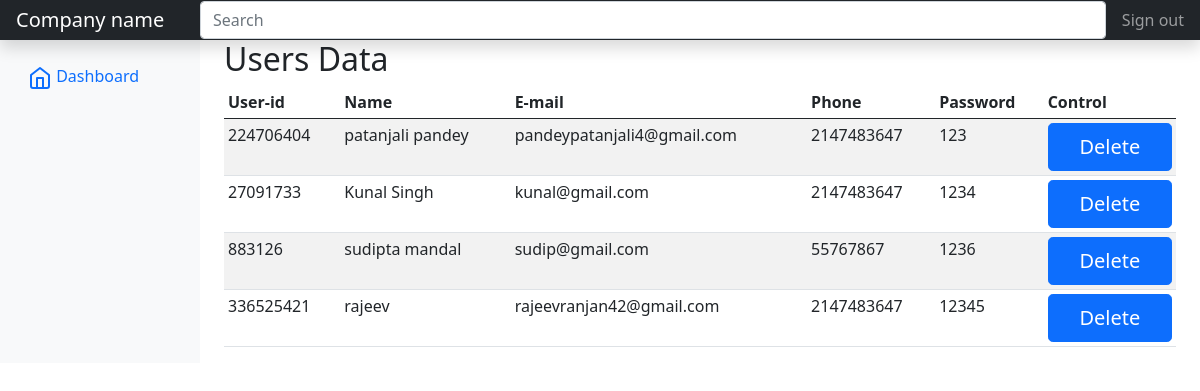
The app's page /admin.php with its own data.
### tables this page shows
CREATE TABLE `users` (
  `id` bigint(20) NOT NULL,
  `user_id` bigint(20) NOT NULL,
  `user_name` varchar(255) NOT NULL,
  `email` varchar(255) NOT NULL,
  `phone_no` int(10) NOT NULL,
  `password` varchar(255) NOT NULL
);

### admin.php (the view, shortened to what this page needs)
<?php
    include ("config.php");
    $query = "SELECT * from users";
    $exec = mysqli_query($conn,$query);
?>
<!doctype html>
<html lang="en">
  <head>
    <link href="https://cdn.jsdelivr.net/npm/bootstrap@5.0.2/dist/css/bootstrap.min.css" rel="stylesheet">
  </head>
  <body>
    <header class="navbar navbar-dark sticky-top bg-dark flex-md-nowrap p-0 shadow">
      <a class="navbar-brand col-md-3 col-lg-2 me-0 px-3" href="#">Company name</a>
      <input class="form-control form-control-dark w-100" type="text" placeholder="Search" aria-label="Search">
      <div class="navbar-nav">
        <div class="nav-item text-nowrap">
          <a class="nav-link px-3" href="./logout.php">Sign out</a>
        </div>
      </div>
    </header>
    <div class="container-fluid">
      <div class="row">
        <nav id="sidebarMenu" class="col-md-3 col-lg-2 d-md-block bg-light sidebar collapse">
          <div class="position-sticky pt-3">
            <ul class="nav flex-column">
              <li class="nav-item">
                <a class="nav-link active" aria-current="page" href="#">
                  Dashboard
                </a>
              </li>
            </ul>
          </div>
        </nav>
        <main class="col-md-9 ms-sm-auto col-lg-10 px-md-4"><div class="chartjs-size-monitor"><div class="chartjs-size-monitor-expand"><div class=""></div></div><div class="chartjs-size-monitor-shrink"><div class=""></div></div></div>
          <h2>Users Data</h2>
          <div class="table-responsive">
              <form action="" method="post">
            <table class="table table-striped table-sm">
              <thead>
                <tr>
                  <th scope="col">User-id</th>
                  <th scope="col">Name</th>
                  <th scope="col">E-mail</th>
                  <th scope="col">Phone</th>
                  <th scope="col">Password</th>
                  <th scope="col">Control</th>
                </tr>
              </thead>
              <tbody>
              <?php while($row=mysqli_fetch_assoc($exec)){ ?>
                <tr>
                  <td><?php echo $row['user_id'] ?></td>
                  <td><?php echo $row['user_name'] ?></td>
                  <td><?php echo $row['email'] ?></td>
                  <td><?php echo $row['phone_no'] ?></td>
                  <td><?php echo $row['password']; ?></td>
                  <td><button class="w-100 btn btn-lg btn-primary" type="submit" name="delete">Delete</button></td>
                </tr>
                <?php
                }
                ?>
              </tbody>
            </table>
            </form>
          </div>
        </main>
      </div>
    </div>
    </body>
</html>

### records on screen
users: user "224706404", user_name "patanjali pandey", email "pandeypatanjali4@gmail.com", phone_no "2147483647", password "123"
users: user "27091733", user_name "Kunal Singh", email "kunal@gmail.com", phone_no "2147483647", password "1234"
users: user "883126", user_name "sudipta mandal", email "sudip@gmail.com", phone_no "55767867", password "1236"
users: user "336525421", user_name "rajeev", email "rajeevranjan42@gmail.com", phone_no "2147483647", password "12345"
